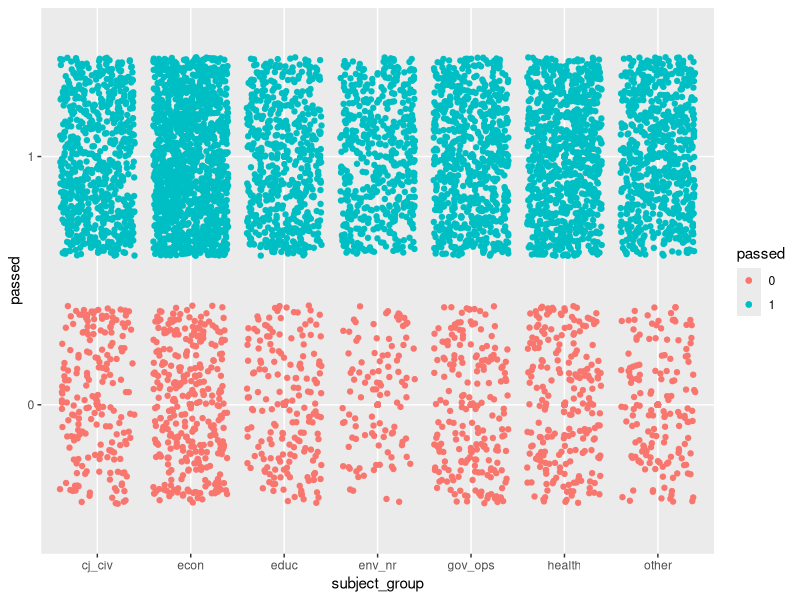
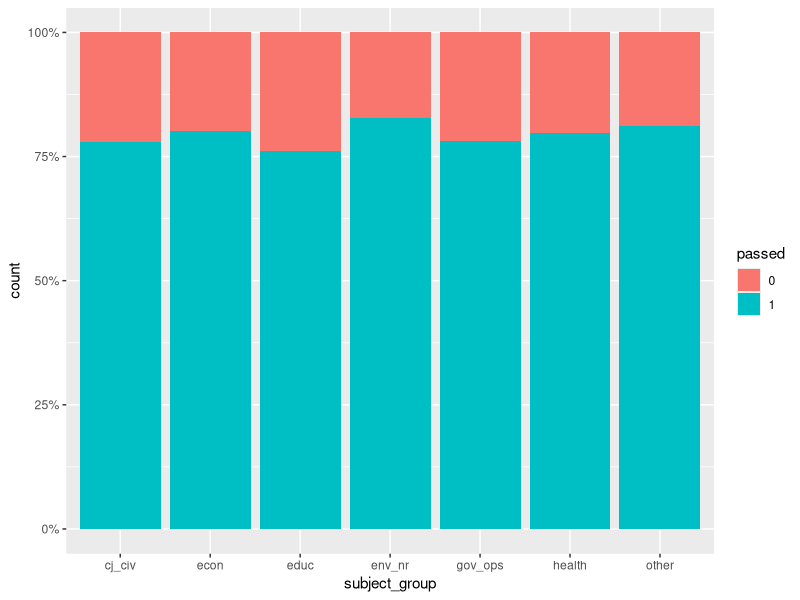

Write the R code that produced these figures, in order. (Note: this script raises an error after producing the figures.)
# time to explore and visualize data


# setting working directory
setwd("C:/Users/gabri/Documents/research_capstone")

# cleaning environment
rm(list = ls())

# loading packages
library(tidyverse)
library(patchwork)

# loading in the df_bills
df_bills <- read.csv('df_bills.csv')


# slimming df to only necessary variables
df_slim <- df_bills %>% select(-substitute_sponsors,
                               -subjects_changed,
                               -committees,
                               -money_appropriated,
                               -final_chamber,
                               -session_id,
                               -party,
                               -co_sponsors,
                               -floor_sponsor,
                               -sponsor,
                               -sponsor_id,
                               -last_action,
                               -last_action_owner,
                               -num_substitutes)

df_slim <- df_slim %>% as_tibble()

# factorizing all binary variables

df_slim <- df_slim %>% 
  mutate(across(-c(bill_id, short_title, subjects, unemp_rate,
                 real_gdp_chg, real_gdp_pct, gfund_real,
                 money_sum_real, active_version, cospon_num), as.factor))

# visualizing

glimpse(df_slim)

## subjects pass rates & distributions

df_subjs = df_slim %>% select(subject_group, cj_civ, econ, educ, env_nr, 
                              gov_ops, health, other, passed)

df_slim %>%  ggplot(
  mapping = aes(x=subject_group, y=passed, color = passed)
) +
  geom_point()+
  geom_jitter()

ggplot(
  data = df_slim,
  mapping = aes(x=subject_group, fill = passed),
) +
  geom_bar(position = "fill") +
  scale_y_continuous(labels = scales::percent)


## counts of binary variables and pass rate

df_slim %>% ggplot(
  mapping = aes(x=cospon1, y=count(passed))
) +
  geom_bar(stat = 'identity')


## boxplots of numerical variables (number of cosponsors, appropriations, 
## number of subjects, unemp, and real gdp % change)


# logit regression

model_1 = glm(passed ~ cospon_num + econ + gov_ops + educ + cj_civ + 
                health + env_nr + money_sum_real + party1 + 
                committee1,
              family = binomial(link = "logit"), 
              data = df_slim)
summary(model_1)


model_1.5 = glm(passed ~ cospon1 + money1 + committee1 + party1,
                family = binomial(link='logit'),
                data = df_slim)
summary(model_1.5)

# limit to 2024 due to missing unemp data
model_2 = glm(passed ~ cospon_num + econ + gov_ops + educ + cj_civ +
                health + env_nr + money_sum_real + party1 + committee1 +
                unemp_rate + log(gfund_real),
              family = binomial(link = 'logit'),
              data = df_slim)
summary(model_2)
